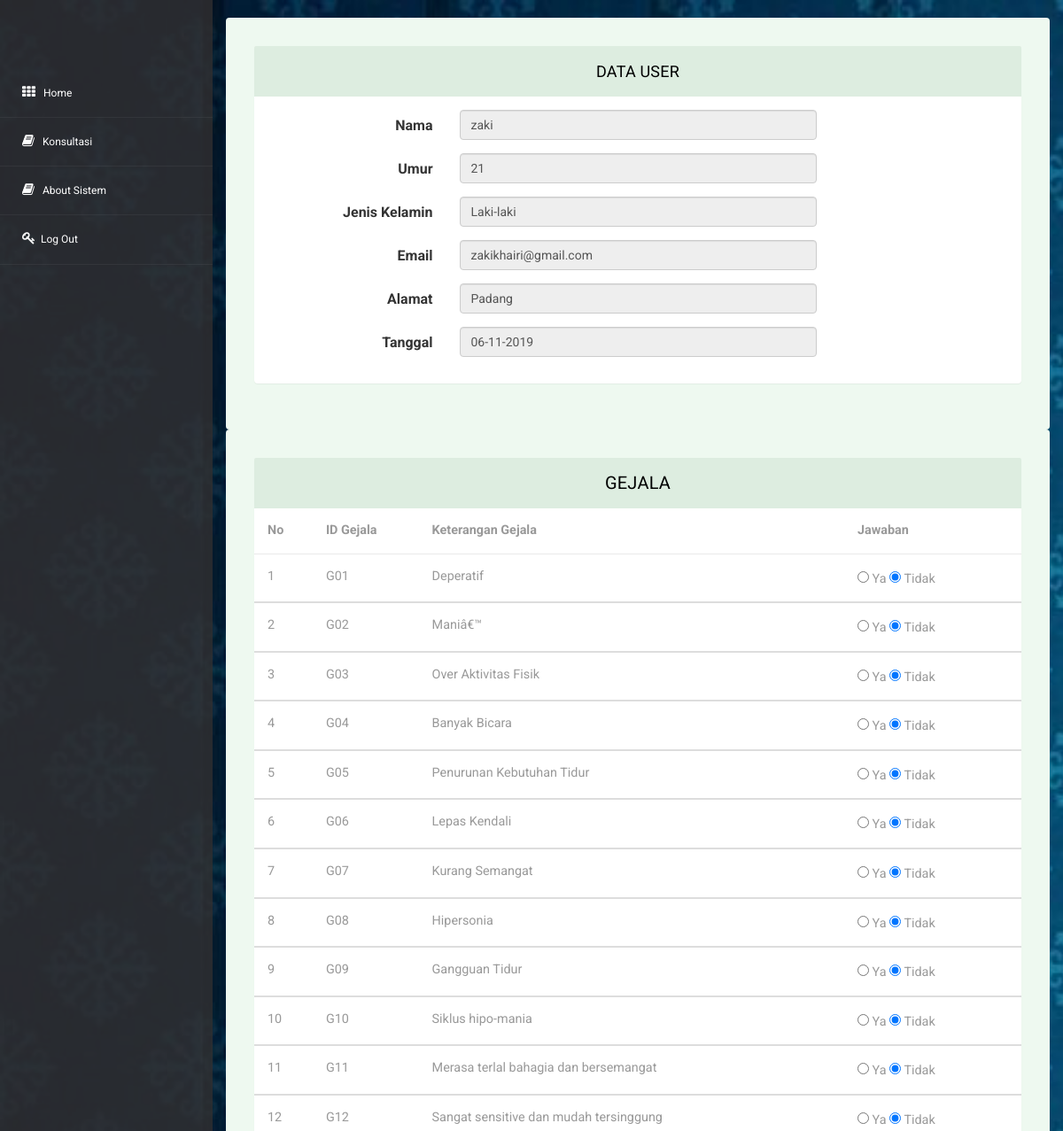
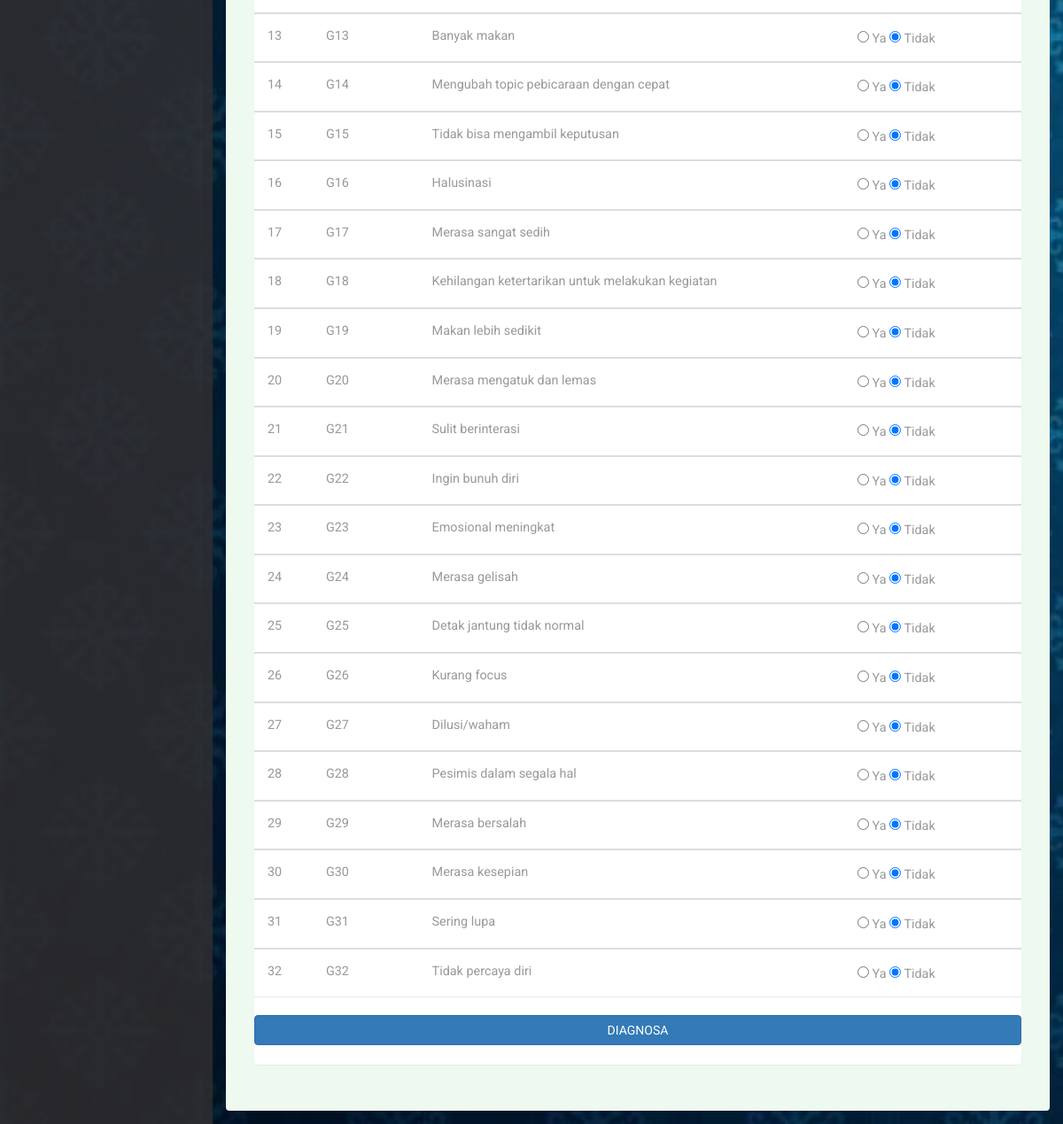
Page /user/konsultasi.php (signed in) on the committed database (2 pictures, top to bottom).
### tables this page shows
CREATE TABLE `user` (
  `id` int(11) NOT NULL,
  `username` varchar(32) NOT NULL,
  `password` varchar(255) NOT NULL,
  `nama` varchar(32) NOT NULL,
  `umur` varchar(10) NOT NULL,
  `jk` varchar(15) NOT NULL,
  `email` varchar(32) NOT NULL,
  `alamat` varchar(50) NOT NULL,
  `level` varchar(11) NOT NULL,
  `tgl` varchar(20) NOT NULL
);

CREATE TABLE `gejala` (
  `id_gejala` varchar(5) NOT NULL,
  `nm_gejala` varchar(100) NOT NULL,
  `cf` varchar(11) NOT NULL
);

### assets/module/koneksi.php (called while the page is built)
<?php
	$conn = mysqli_connect("localhost","root","","bipolar");
	function query($query){
		global $conn;
		$result = mysqli_query($conn, $query);
		$rows = [];
		while( $row = mysqli_fetch_assoc($result)){
			$rows[] = $row;
		}
		return $rows;
	}

### user/konsultasi.php (the view, shortened to what this page needs)
<?php
require 'header.php';
$dgjl = query("SELECT * FROM gejala ORDER BY id_gejala ASC");
$pasien = query("SELECT * FROM user WHERE id = '$_SESSION[logUser]'")[0];
 ?>
	<section id="main-content">
		<section class="wrapper">
			<form action="" method="post">
			<div class="form-w3layouts">
				<div class="row">
	                <div class="col-lg-12">
	                    <section class="panel">
	                        <header class="panel-heading">
	                            DATA USER
	                        </header>
	                        <div class="panel-body">
	                            <div class=" form">
	                                <div class="cmxform form-horizontal ">
	                                    <div class="form-group ">
	                                        <label for="id" class="control-label col-lg-3">Nama</label>
	                                        <div class="col-lg-6">
	                                            <input class="form-control" type="text" value="<?= $pasien['nama']; ?>" disabled>
	                                        </div>
	                                    </div>
	                                    <div class="form-group ">
	                                        <label for="id" class="control-label col-lg-3">Umur</label>
	                                        <div class="col-lg-6">
	                                            <input type="text" value="<?= $pasien['umur']; ?>" class="form-control" disabled>
	                                        </div>
	                                    </div>
	                                    <div class="form-group ">
	                                        <label for="id" class="control-label col-lg-3">Jenis Kelamin</label>
	                                        <div class="col-lg-6">
	                                            <input type="text" value="<?= $pasien['jk']; ?>" class="form-control" disabled>
	                                        </div>
	                                    </div>
	                                    <div class="form-group ">
	                                        <label for="id" class="control-label col-lg-3">Email</label>
	                                        <div class="col-lg-6">
	                                            <input type="text" value="<?= $pasien['email']; ?>" class="form-control" disabled>
	                                        </div>
	                                    </div>
	                                    <div class="form-group ">
	                                        <label for="id" class="control-label col-lg-3">Alamat</label>
	                                        <div class="col-lg-6">
	                                            <input type="text" value="<?= $pasien['alamat']; ?>" class="form-control" disabled>
	                                        </div>
	                                    </div>
	                                    <div class="form-group ">
	                                        <label for="id" class="control-label col-lg-3">Tanggal</label>
	                                        <div class="col-lg-6">
	                                            <input type="text" value="<?= $pasien['tgl']; ?>" class="form-control" disabled>
	                                        </div>
	                                    </div>
	                                </div>
	                            </div>
	                        </div>
	                    </section>
	                </div>
	            </div>
	        </div>
			<div class="table-agile-info">
				<div class="panel panel-default">
				    <div class="panel-heading">
				     Gejala
				    </div>
				    <div>
						<table class="table" ui-jq="footable" ui-options='{
								"paging": {
					          	"enabled": true
					        },
					        	"filtering": {
					          	"enabled": true
					        },
					        	"sorting": {
					          	"enabled": true
					        }}'>
					        <thead>
					          <tr>
					            <th data-breakpoints="xs">No</th>
					            <th>ID Gejala</th>
								<th>Keterangan Gejala</th>
								<th style="width: 200px;">Jawaban</th>
					          </tr>
					        </thead>
					        <?php
								$no = 1;
								foreach ($dgjl as $row) :
							?>
					        <tbody>
					        	<tr>
									<td><?= $no; ?></td>
									<td><?= $row["id_gejala"]; ?></td>
									<td><?= $row["nm_gejala"]; ?></td>
									<td>
										<input type="radio" name="<?= $row['id_gejala']; ?>" value="<?=$row['cf']; ?>"> Ya
										<input type="radio" name="<?= $row['id_gejala']; ?>" value="0" checked> Tidak
									</td>
								</tr>
							<?php $no++; ?>
							<?php endforeach ?>
					        </tbody>
						</table>
						<button type="submit" class="btn btn-primary btn-block" name="btn_diagnosa">DIAGNOSA</button>
				    </div>
				</div>
			</div>
			</form>
		</section>
	</section>
</section>
<?php require 'footer.php'; ?>

### assets/css/style.css (style rules this page uses)
html, body { font-family: 'Roboto', sans-serif; font-size: 100%; overflow-x: hidden; background: url(../images/bg.jpg) no-repeat 0px 0px; background-size:cover; }
ul,label { margin:0; padding:0; }
#main-content { margin-left:240px; -webkit-transition:all .3s ease-in-out; -moz-transition:all .3s ease-in-out; -o-transition:all .3s ease-in-out; transition:all .3s ease-in-out; }
.wrapper { display:inline-block; margin-top:5px; padding:15px; width:100%; }
.panel-heading { position: relative; height: 57px; line-height: 57px; letter-spacing: 0.2px; color: #000; font-size: 18px; font-weight: 400; padding: 0 16px; background:#ddede0; border-top-right-radius: 2px; border-top-left-radius: 2px; text-transform: uppercase; text-align: center; }
.panel { border: none ! important; }
.table>thead>tr>th { border-bottom: 1px solid #e1ab91 ! important; }
.table>tbody>tr>td, .table>tbody>tr>th, .table>tfoot>tr>td, .table>tfoot>tr>th, .table>thead>tr>td, .table>thead>tr>th { border-bottom: 1px solid #e9e9e9 ! important; }
.table > thead > tr > th, .table > tbody > tr > th, .table > tfoot > tr > th, .table > thead > tr > td, .table > tbody > tr > td, .table > tfoot > tr > td { border-top: none !important; }
.table td, .table>tbody>tr>td, .table>tbody>tr>th, .table>tfoot>tr>td, .table>tfoot>tr>th, .table>thead>tr>td, .table>thead>tr>th { padding: 15px!important; }
.table > thead > tr > th, .table > tbody > tr > th, .table > tfoot > tr > th, .table > thead > tr > td, .table > tbody > tr > td, .table > tfoot > tr > td { font-size: 0.9em; color: #999; border-top: none !important; }
.table-agile-info { background: #eef9f0; padding: 2em; border-radius: 4px; -webkit-box-shadow: 0 1px 1px rgba(0,0,0,.05); box-shadow: 0 1px 1px rgba(0,0,0,.05); }
.form-w3layouts { background: #eef9f0; padding: 2em; border-radius: 4px; -webkit-box-shadow: 0 1px 1px rgba(0,0,0,.05); box-shadow: 0 1px 1px rgba(0,0,0,.05); }
.panel-default>.panel-heading { color: #000000 ! important; background-color: #ddede0 ! important; border-color: #ddede0 ! important; font-size: 20px; }

### rows in the picture
user: nama "zaki", umur "21", jk "Laki-laki", email "zakikhairi@gmail.com", alamat "Padang", tgl "06-11-2019"
gejala: id_gejala "G01", nm_gejala "Deperatif"
gejala: id_gejala "G02", nm_gejala "Maniâ€™"
gejala: id_gejala "G03", nm_gejala "Over Aktivitas Fisik"
gejala: id_gejala "G04", nm_gejala "Banyak Bicara"
gejala: id_gejala "G05", nm_gejala "Penurunan Kebutuhan Tidur"
gejala: id_gejala "G06", nm_gejala "Lepas Kendali"
gejala: id_gejala "G07", nm_gejala "Kurang Semangat"
gejala: id_gejala "G08", nm_gejala "Hipersonia"
gejala: id_gejala "G09", nm_gejala "Gangguan Tidur"
gejala: id_gejala "G10", nm_gejala "Siklus hipo-mania"
gejala: id_gejala "G11", nm_gejala "Merasa terlal bahagia dan bersemangat"
gejala: id_gejala "G12", nm_gejala "Sangat sensitive dan mudah tersinggung"
gejala: id_gejala "G13", nm_gejala "Banyak makan"
gejala: id_gejala "G14", nm_gejala "Mengubah topic pebicaraan dengan cepat"
gejala: id_gejala "G15", nm_gejala "Tidak bisa mengambil keputusan"
gejala: id_gejala "G16", nm_gejala "Halusinasi"
gejala: id_gejala "G17", nm_gejala "Merasa sangat sedih"
gejala: id_gejala "G18", nm_gejala "Kehilangan ketertarikan untuk melakukan kegiatan"
gejala: id_gejala "G19", nm_gejala "Makan lebih sedikit"
gejala: id_gejala "G20", nm_gejala "Merasa mengatuk dan lemas"
gejala: id_gejala "G21", nm_gejala "Sulit berinterasi"
gejala: id_gejala "G22", nm_gejala "Ingin bunuh diri"
gejala: id_gejala "G23", nm_gejala "Emosional meningkat"
gejala: id_gejala "G24", nm_gejala "Merasa gelisah"
gejala: id_gejala "G25", nm_gejala "Detak jantung tidak normal"
gejala: id_gejala "G26", nm_gejala "Kurang focus"
gejala: id_gejala "G27", nm_gejala "Dilusi/waham"
gejala: id_gejala "G28", nm_gejala "Pesimis dalam segala hal"
gejala: id_gejala "G29", nm_gejala "Merasa bersalah"
gejala: id_gejala "G30", nm_gejala "Merasa kesepian"
gejala: id_gejala "G31", nm_gejala "Sering lupa"
gejala: id_gejala "G32", nm_gejala "Tidak percaya diri"
